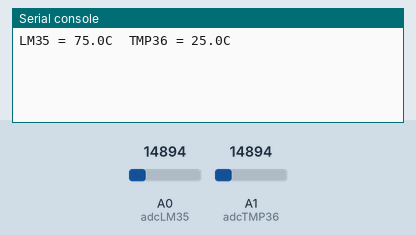
Recording of a program running on a simulated CircuitPython board. On the bench: the last lines printed to the serial console. Inputs (shaded band) come from the test bench; at power-on: A0 (adcLM35) = 14894, A1 (adcTMP36) = 14894 (analog values on the 0–65535 scale).

Above: at 1.2 s.
1.3 s: A0 (adcLM35) set to 16085
At 2.6 s:
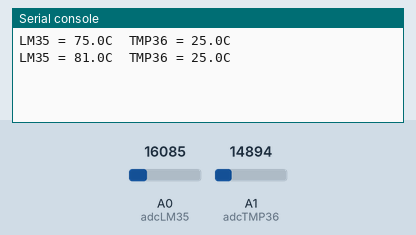
2.8 s: A1 (adcTMP36) set to 16085
At 4.2 s:
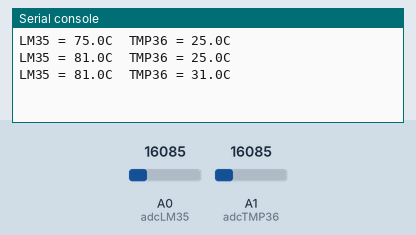
4.3 s: A0 (adcLM35) set to 17128
5.8 s: A1 (adcTMP36) set to 17128
At 7.5 s:
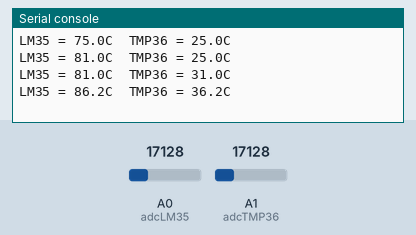
Timing chart, 0 to 8.3 s (numbered marks = the images above; inputs shaded):
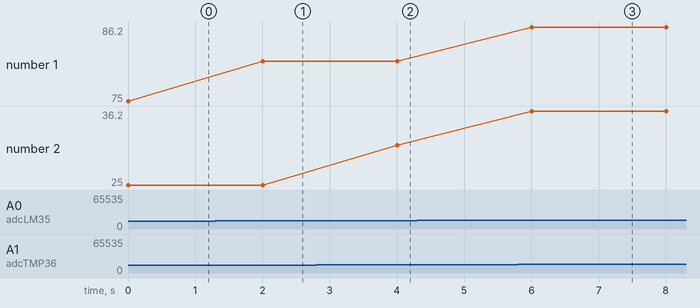

Measured:
- after the input at 1.3 s, the serial console: prints a new line after 0.70 s (image 1)
- after the input at 2.8 s, the serial console: prints a new line after 1.2 s (image 2)
- after the input at 5.8 s, the serial console: prints a new line after 0.20 s (image 3)
- plotted number 1: 75 → 81 after the input at 1.3 s
- plotted number 2: 25 → 31 after the input at 2.8 s, 31 → 36.2 after the input at 5.8 s

The program:

lm35_tmp36_cpython.py
```python
# LM35D and TMP36 Temperature Sensor Example
import analogio
import board
from time import sleep

# Connections (-1 if not used)
pinLM35 = board.A0
pinTMP36 = board.A1

if pinLM35 != -1:
    adcLM35 = analogio.AnalogIn(pinLM35)
if pinTMP36 != -1:
    adcTMP36 = analogio.AnalogIn(pinTMP36)

# returns the voltage in an ADC pin
# averages 10 readings
def readADC(adc):
    sum = 0
    for i in range(10):
        sum = sum+adc.value
    return (sum*0.33)/65536

# Main Loop
while True:
    tempLM35 = 0
    if pinLM35 != -1:
        vLM35 = readADC(adcLM35)
        tempLM35 = vLM35/0.01
    tempTMP36 = 0
    if pinTMP36 != -1:
        vTMP36 = readADC(adcTMP36)
        tempTMP36 = 25.0 + (vTMP36-0.75)/0.01
    print("LM35 = {:.1f}C  TMP36 = {:.1f}C".format(tempLM35, tempTMP36))
    sleep(2)
```
